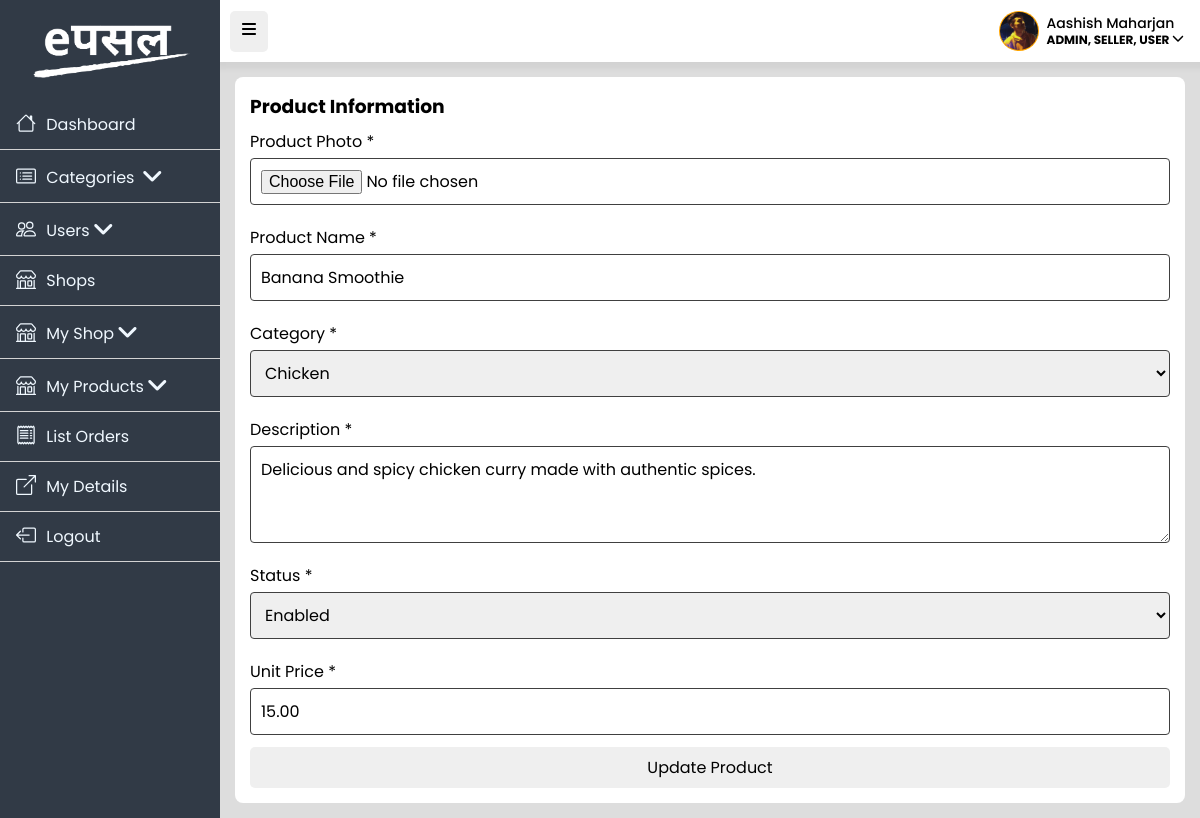
Screenshot of /dashboard/product/AddProduct.php?id=1 (signed in) with the database file from the repository.
### tables this page shows
CREATE TABLE `tbl_products` (
  `product_id` int NOT NULL AUTO_INCREMENT,
  `product_name` varchar(100) NOT NULL,
  `product_photo_url` varchar(255) NOT NULL,
  `product_description` varchar(512) NOT NULL,
  `unit_price` decimal(10,2) DEFAULT NULL,
  `user_id` int NOT NULL,
  `created_at` datetime DEFAULT CURRENT_TIMESTAMP,
  `is_active` tinyint(1) DEFAULT '1',
  `category_id` int DEFAULT NULL,
  PRIMARY KEY (`product_id`),
  KEY `user_id` (`user_id`),
  KEY `category_id` (`category_id`),
  CONSTRAINT `tbl_products_ibfk_1` FOREIGN KEY (`user_id`) REFERENCES `tbl_users` (`user_id`),
  CONSTRAINT `tbl_products_ibfk_2` FOREIGN KEY (`category_id`) REFERENCES `tbl_categories` (`category_id`)
);

CREATE TABLE `tbl_shops` (
  `shop_id` int NOT NULL AUTO_INCREMENT,
  `user_id` int NOT NULL,
  `shop_name` varchar(50) NOT NULL,
  `shop_photo_url` varchar(255) NOT NULL,
  `shop_city` varchar(25) NOT NULL,
  `shop_address` varchar(50) NOT NULL,
  `shop_lon` decimal(17,14) DEFAULT NULL,
  `shop_lat` decimal(17,14) DEFAULT NULL,
  `shop_contact_no` varchar(20) NOT NULL,
  `is_active` int DEFAULT '1',
  `is_verified` int DEFAULT '0',
  PRIMARY KEY (`shop_id`),
  KEY `user_id` (`user_id`),
  CONSTRAINT `tbl_shops_ibfk_1` FOREIGN KEY (`user_id`) REFERENCES `tbl_users` (`user_id`)
);

### model/ProductManager.php (called while the page is built, shortened)
<?php
class ProductManager {
    private $conn;
    public function __construct($conn) {
        $this->conn = $conn;
    }
    public function getProductById($product_id) {
        $record = array();
        $stmt = $this->conn->prepare("SELECT product_id, u.user_id, p.is_active, fname, lname,
        product_name,  product_description, product_photo_url, unit_price, p.is_active, p.created_at,
        s.shop_name, s.shop_photo_url, s.shop_lon, s.shop_lat, s.shop_contact_no, s.is_active,s.shop_city,s.shop_address,
        c.category_name, c.category_id
        FROM  tbl_products p
        INNER JOIN tbl_users u on p.user_id = u.user_id
        INNER JOIN tbl_shops s on s.user_id = p.user_id
        INNER JOIN tbl_categories c on p.category_id = c.category_id
        WHERE product_id=?");
        try {
            $stmt->bind_param("i", $product_id);
            if ($stmt->execute()) {
                $result = $stmt->get_result();
                if ($result->num_rows > 0) {
                    $record = $result->fetch_assoc();
                }
            } else {
                throw new \Exception($stmt->error);
            }
        } catch (\Exception $e) {
            $msg = $e->getMessage();
            echo "<script>addAlert('$msg')</script>";
        } finally {
            $stmt->close();
        }
        return $record;
    }
}
?>

### dashboard/product/AddProduct.php (the view, shortened to what this page needs)
<?php require_once("./../../config/db.config.php"); ?>
<?php include_once("./../../model/ProductManager.php"); ?>
<!DOCTYPE html>
<html lang="en">
<head>
    <link rel="stylesheet" href="/public/css/style.css" />
    <link rel="stylesheet" href="/public/css/dashboard.css" />
</head>
<body>
    <?php include_once("./../../includes/_sidenav.php"); ?>
    <?php include_once("./../../includes/_header.dash.php"); ?>
    <div id="main-content">
    <div class="dashboard__content">
        <?php
        $product_id = "";
        $record = "";
        if (isset($_GET["id"])) {
            $product_id = $_GET["id"];
            $productManager = new ProductManager($conn);
            $record = $productManager->getProductById($product_id);
        }
        ?>
        <form method="POST" action="/dashboard/product/ListProduct.php" class="product-form form__wrapper"
            id="form-category" ENCTYPE="multipart/form-data">
            <h3>Product Information</h3>
            <div class="form-group">
                <label class="form-label" for="product_photo_url">Product Photo *</label>
                <input class="form-input" type="file" placeholder="Eg: Burger" name="product_photo_url"
                    id="product_photo_url">
            </div>
            <div class="form-group">
                <label class="form-label" for="product_name">Product Name *</label>
                <input class="form-input" type="text" placeholder="Eg: Burger" name="product_name" id="product_name"
                    value="<?php echo $product_id && $record['product_name'] ? $record['product_name'] : ''; ?>">
            </div>
            <div class="form-group">
                <label class="form-label" for="category_id">Category *</label>
                <select class="form-input" name="category_id" id="category_id">
                    <?php
                    $sql = "SELECT * FROM tbl_categories";
                    $result = mysqli_query($conn, $sql);
                    if (mysqli_num_rows($result) > 0) {
                        while ($row = mysqli_fetch_assoc($result)) {
                            $category_id = $row["category_id"];
                            $category_name = $row["category_name"];
                            if ($product_id && $record["category_id"]) {
                                $selected = $category_id == $record["category_id"] ? "selected" : "";
                                echo "<option value='$category_id' $selected >$category_name</option>";
                            } else {
                                echo "<option value='$category_id' >$category_name</option>";
                            }
                        }
                    }
                    ?>
                </select>
            </div>
            <div class="form-group">
                <label class="form-label" for="product_description">Description *</label>
                <textarea class="form-input" type="text" placeholder="Eg: Write product description..." rows="3"
                    name="product_description"
                    id="product_description"><?php echo ($product_id && $record['product_description'] ? trim($record['product_description']) : ''); ?></textarea>
            </div>
            <div class="form-group">
                <label class="form-label" for="is_active">Status *</label>
                <select class="form-input" name="is_active" id="is_active">
                    <option value="1" <?php echo $product_id && $record['is_active'] == 1 ? "selected" : ""; ?>>
                        Enabled
                    </option>
                </select>
            </div>
            <div class="form-group">
                <label class="form-label" for="unit_price">Unit Price *</label>
                <input class="form-input" type="text" placeholder="Eg: 150" name="unit_price" id="unit_price"
                    value="<?php echo $product_id && $record['unit_price'] ? $record['unit_price'] : ''; ?>">
            </div>
            <button type="submit" name="<?php echo $product_id && $record ? "update" : 'submit'; ?>">
                <?php echo $product_id && $record ? "Update Product" : 'Add Product'; ?>
            </button>
        </form>
    </div>
    </div>
</body>
</html>

### public/css/style.css (style rules this page uses)
:root { --extra-small: 575.98px; --small: 767.98px; --medium: 991.98px; --large: 1199.98px; --extra-large: 1200px; }

### public/css/dashboard.css (style rules this page uses)
body { background: #ddd !important; }
#main-content { margin-left: 235px; margin-top: 15px; margin-right: 15px; margin-bottom: 15px; overflow-x: auto; transition: 0.2s all ease; }
.dashboard__content { padding: 15px; align-content: right; background-color: white; border-radius: 8px; }

### public/css/global.css (style rules this page uses)
* { margin: 0; padding: 0; box-sizing: border-box; }
:root { --xs: 576px; }
body { font-size: 16px; font-family: 'Courier New', Courier, monospace; margin: 0px 0px 0px 0px; background: linear-gradient(to bottom, rgba(255, 255, 255,0.9), rgba(255, 255, 255,0.9)), url("/public/img/background.jpg") center/300px 300px repeat; }
input, textarea, select { font: inherit; }
button { font: inherit; }
button, .button { border: none; color: black; padding: 8px 12px; text-align: center; text-decoration: none; font-size: 16px; cursor: pointer; border-radius: 5px; display: inline-block; text-wrap: nowrap; }

### public/css/login.css (style rules this page uses)
.form__wrapper { display: flex; flex-direction: column; }
.form-label { margin-bottom: 0.25rem; display: inline-block; }
.form-input { display: block; padding: 10px; width: 100%; margin-bottom: 4px; border: 1px solid #404040; border-radius: 4px; }
.form-group { padding: 8px 0px; }

### includes/_sidenav.php (style rules this page uses)
body { font-family: "Poppins", sans-serif; }

### rows the page displays
tbl_products: product_name "Banana Smoothie", product_description "Delicious and spicy chicken curry made with authentic spices.", unit_price "15.00"
tbl_shops: is_active "Enabled"

### other values shown
$full_name "Aashish Maharjan"
implode(", ", $_SESSION["roles"]) "ADMIN, SELLER, USER"
form field category_id "Chicken"
